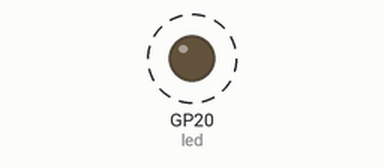
Bench run of a program on a simulated Raspberry Pi Pico running MicroPython. Parts: output pins drawn as LEDs (lit = HIGH). Dashed ring = blinking. What the program prints to the serial console is not drawn.

Above: at 0.2 s.
Timing chart, 0 to 3.0 s (numbered marks = the images above):
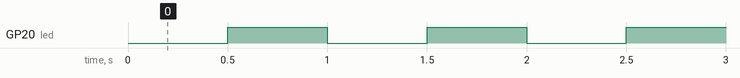

Measured:
- by itself, GP20 (led): alternates HIGH for 0.50 s and LOW for 0.50 s

The program:

4_6_1_blink_led_timer.py
```python
# Rui Santos & Sara Santos - Random Nerd Tutorials
# Complete project details at https://RandomNerdTutorials.com/raspberry-pi-pico-w-micropython-ebook/

from machine import Pin, Timer
from time import sleep

# LED pin
led_pin = 20
led = Pin(led_pin, Pin.OUT)

# Callback function for the timer
def toggle_led(timer):
    led.value(not led.value())  # Toggle the LED state (ON/OFF)

# Create a periodic timer
blink_timer = Timer()
blink_timer.init(mode=Timer.PERIODIC, period=500, callback=toggle_led)  # Timer repeats every half second

# Main loop (optional)
while True:
    print('Main Loop is running')
    sleep(2)
```
